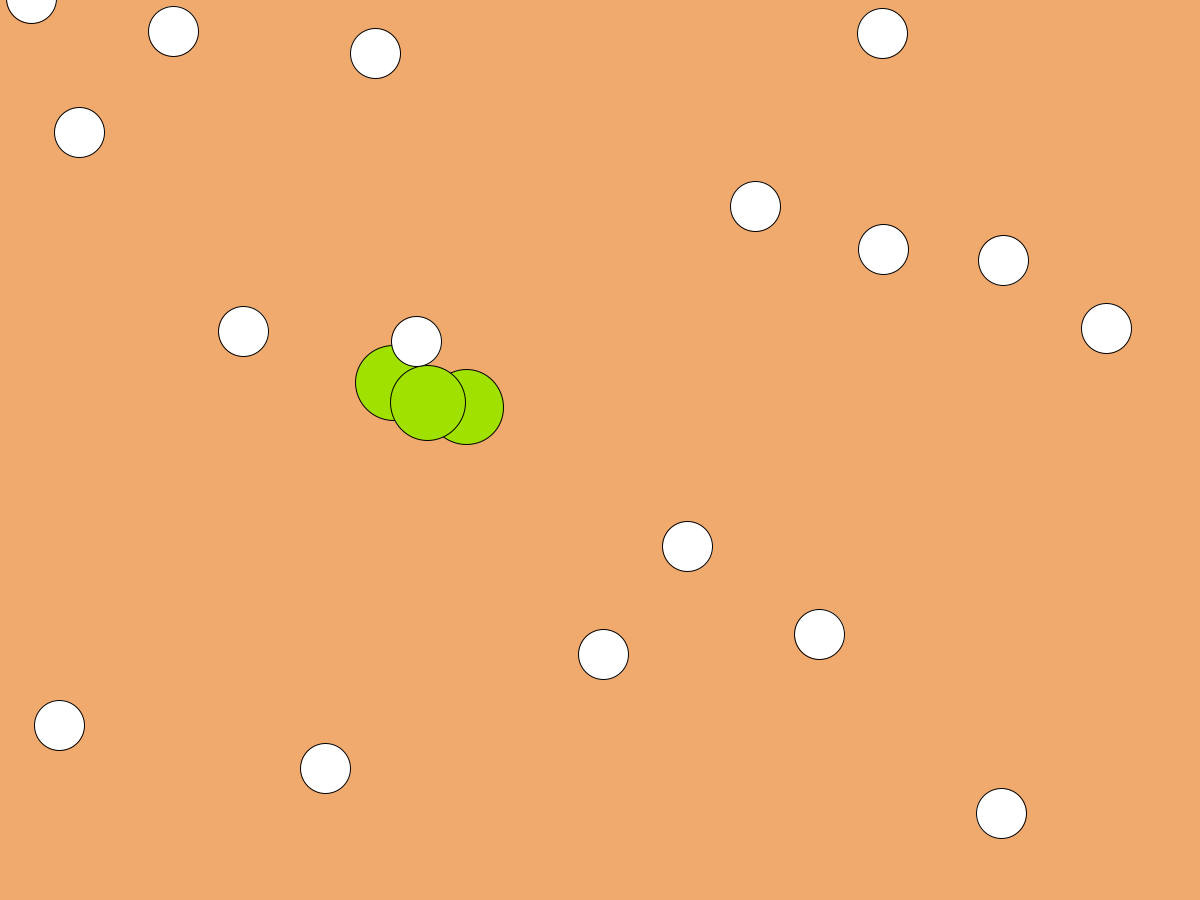
Frame 1 (no input)
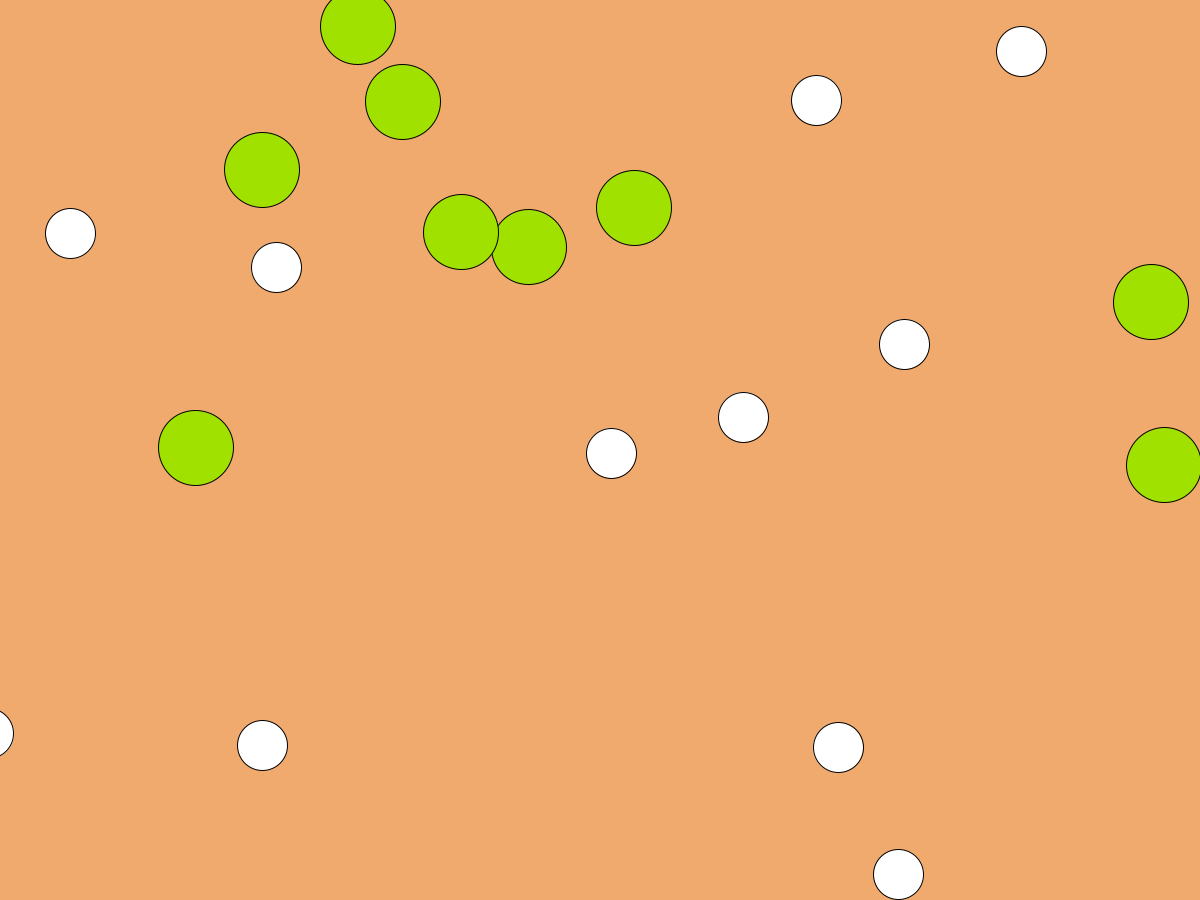
Frame 60 (the mouse pressed at the canvas centre just before this capture)
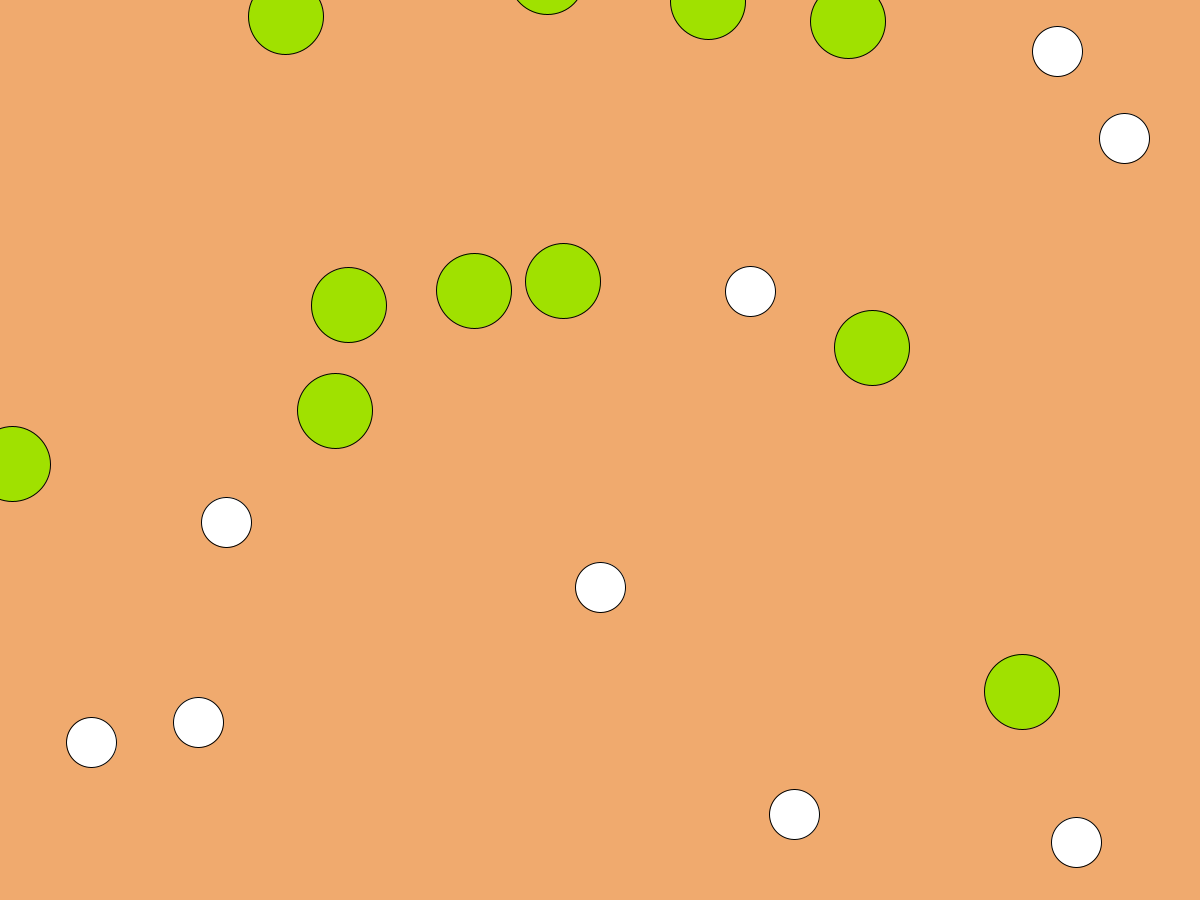
Frame 120 (the mouse held since frame 60 and released just before this capture)

The Processing sketch that drew these frames (run headless with seeded random() and noise(); from frame 60 on, the mouse is pressed at the canvas centre):

// Processing sketch: assignment6ClassAndObjects
// ── assignment6ClassAndObjects.pde
Manager humanManager;

void setup(){
  size(1200, 900);
  humanManager = new Manager(20);
  frameRate(60);
}

void draw(){
  background(240, 170, 110);
  humanManager.update();
  humanManager.draw();
  
}

/* Assignments
Create a new class and make a character manager.
Create a Human class.
Create a Zombie class that inherits from human, but they are slower (and green).
Let the character manager spawn 99 humans and 1 Zombie.
Let the manager check if a Zombie "collies" with a human. If they collide, replace the Human with a new Zombie.
(there are several reasons for not doing it this way, more on that later).
When a human (or zombie) gets to the edge, they do not bounce like the balls, instead they screen warp to the other side.
Extra
When all humans are (un)dead print GAME OVER on the screen and how long it took before all died (time since the program started).
Improve the art of the program a bit.
Make the humans have slightly different sizes and colours.
Give the zombies arms that always points forward.
Create some more interesting movement behaviours for the humans.
They walk a set distance, selects a new random destination and moves on.
Humans should turn a maximum of 90 degrees.
Make the zombies follow the closest human.
*/

// ── Human.pde
public class Human{
  
  PVector position;
  PVector velocity;
  int size = 50;
  
  public Human(){
     position = new PVector();
     position.x = random(0,width);
     position.y = random(0, height);
     
     velocity  = new PVector();
     velocity.x = random(-5, 5);
     velocity.y = random(-5, 5);
  }
  
  public Human(float x, float y){
     position = new PVector(x, y);
     
     velocity  = new PVector();
     velocity.x = random(-12, 12);
     velocity.y = random(-12, 12);
  }

  public void update(){
    position.add(velocity); 
    
    
    if(position.x > width || position.x < 0){
        velocity.x = -velocity.x;
    }
    if(position.y > height || position.y < 0){
        velocity.y = -velocity.y;
    }
  }
  
  public void draw(){
    fill(255);
   ellipse(position.x - size/2, position.y - size/2, size, size); 
  }
  
}

// ── Manager.pde
public class Manager{

 Human[] humans;
  
  public Manager(int numberOfHumans){
    
     humans = new Human[numberOfHumans];
     
     for(int i = 0; i < humans.length; ++i){
        humans[i] = new Human();
        if(i == 99) {
          humans[100] = new Zombie();
        }
     }
  }
  
  void update()
  {
    for(int i = 0; i < humans.length; ++i){
      
      for(int j = i+1; j < humans.length; ++j){
        
        if(humans[i].size == 0 || humans[j].size == 0){
          continue;
        }
       
       
       boolean hasCollided = roundCollision(humans[i].position.x,
                                            humans[i].position.y,
                                            humans[i].size/2,

                                            humans[j].position.x,
                                            humans[j].position.y,
                                            humans[j].size/2);
                                            
                                            
        if (hasCollided) {
          humans[i] = new Zombie(humans[i].position.x, humans[i].position.y);
          humans[j] = new Zombie(humans[j].position.x, humans[j].position.y);
          
 
    humans[j].update();
        }
      }
    
    humans[i].update();

    } 
    
  }
  
  public void draw(){
    for(int i = 0; i < humans.length; i++){
      humans[i].draw();
    }
  }
  
}

boolean roundCollision(float x1, float y1, int size1, float x2, float y2, int size2)
{
  int maxDistance = size1 + size2;
  if(abs(x1 - x2) > maxDistance || abs(y1 - y2) > maxDistance)
  {
    return false;
  }
  else if(dist(x1, y1, x2, y2) > maxDistance)
  {
    return false;
  }
  else
  {
   return true;
  }
}

// ── Zombie.pde
public class Zombie extends Human {
  
  
  public Zombie(){
    super();
    
    velocity.x = velocity.x /2.5;
    velocity.y = velocity.y /2.5;
    
    
  }
  
  public Zombie(float x, float y){
    super(x, y);
    
    velocity.x = velocity.x /2.5;
    velocity.y = velocity.y /2.5;
    
    
  }
  
  void draw(){
    
    fill(160, 225, 0);
    ellipse(position.x - size/2, position.y - size/2, 75, 75);
    
  }
  
}
